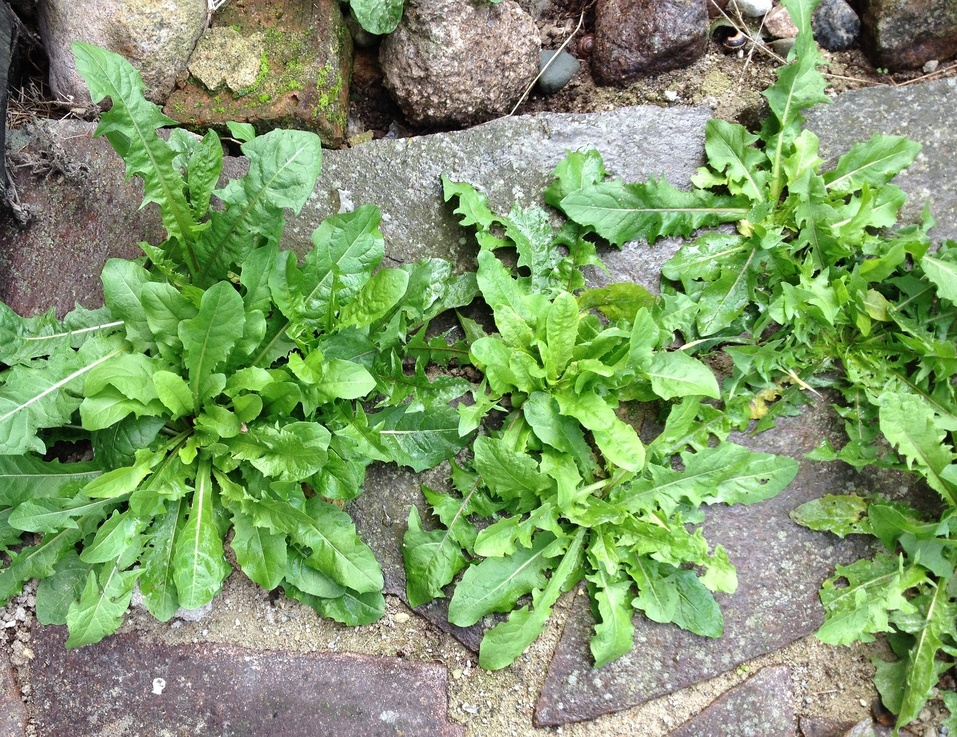
#> input picture Images/image.jpg, 957 x 737 px, shrunk from 1920 x 1478 before the run
$ python -i claheEnhancer.py   (imports and definitions only)
#> lines starting #> are read from the running program, lines starting #| are printed output that depends on the picture
#> further down, picture is the input picture: shape (737, 957, 3); mean B, G, R 107, 155.1, 128.9
import cv2
import numpy as np
import matplotlib.pyplot as plt

def equalize_light(image, limit=3, grid=(7,7), gray=False):
#> called with limit = 3, grid = (7, 7), gray = False
    if (len(image.shape) == 2):
        image = cv2.cvtColor(image, cv2.COLOR_GRAY2BGR)
        gray = True

    clahe = cv2.createCLAHE(clipLimit=limit, tileGridSize=grid)
    lab = cv2.cvtColor(image, cv2.COLOR_BGR2LAB)
#> lab: shape (737, 957, 3); mean of channels 0, 1, 2 154.6, 111, 149.9
    l, a, b = cv2.split(lab)
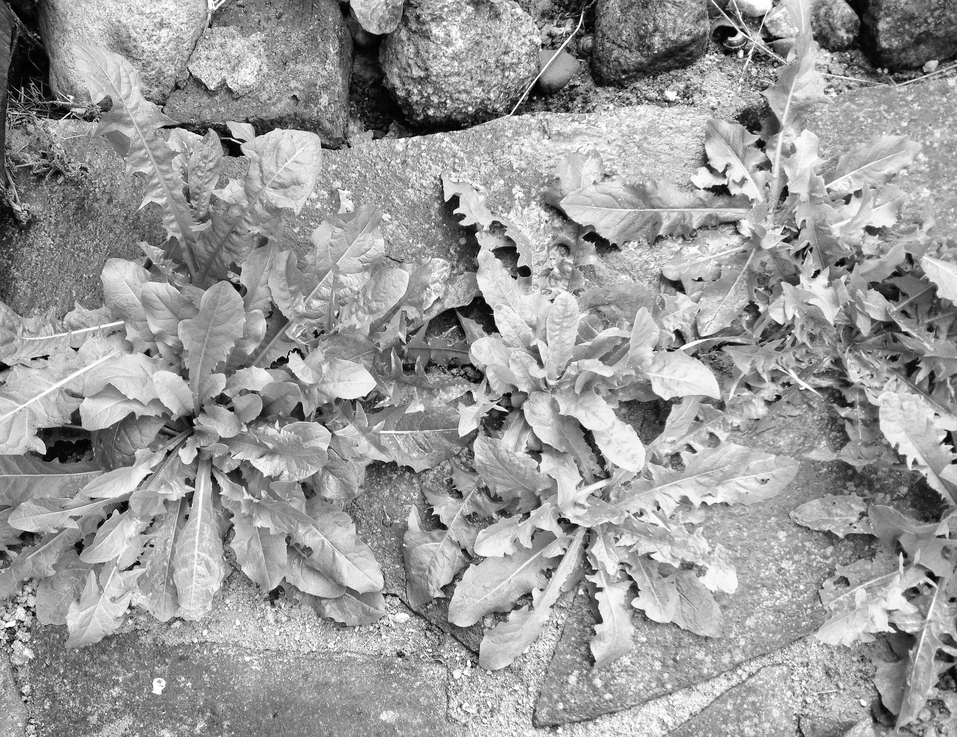
#> l: shape (737, 957); min 0, max 255, mean 154.6
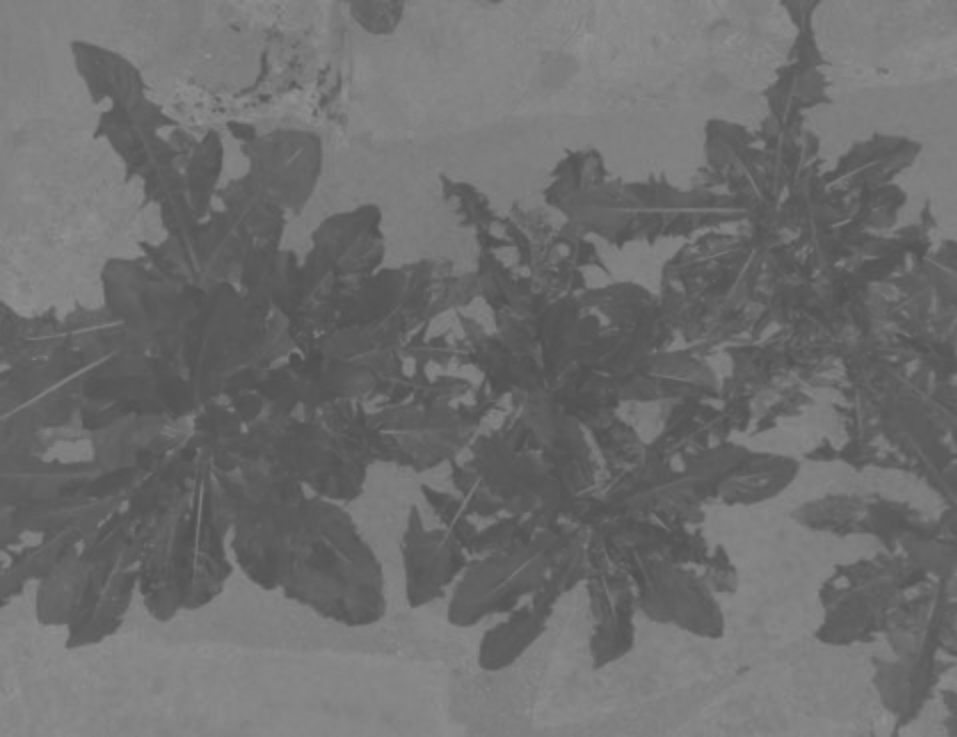
#> a: shape (737, 957); min 78, max 148, mean 111
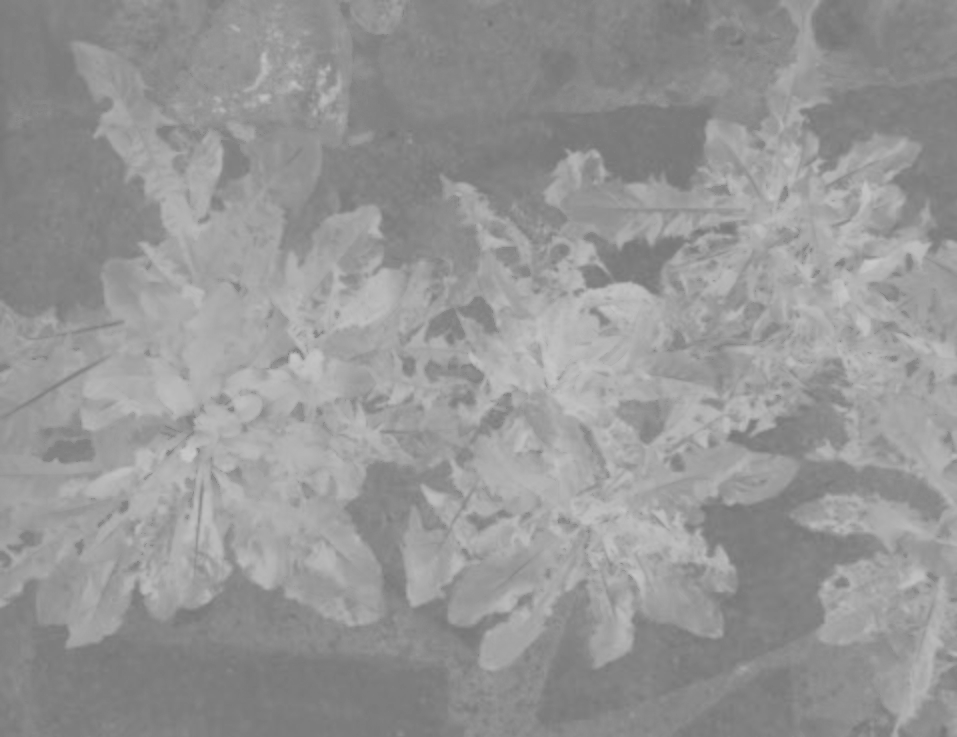
#> b: shape (737, 957); min 114, max 202, mean 149.9

    cl = clahe.apply(l)
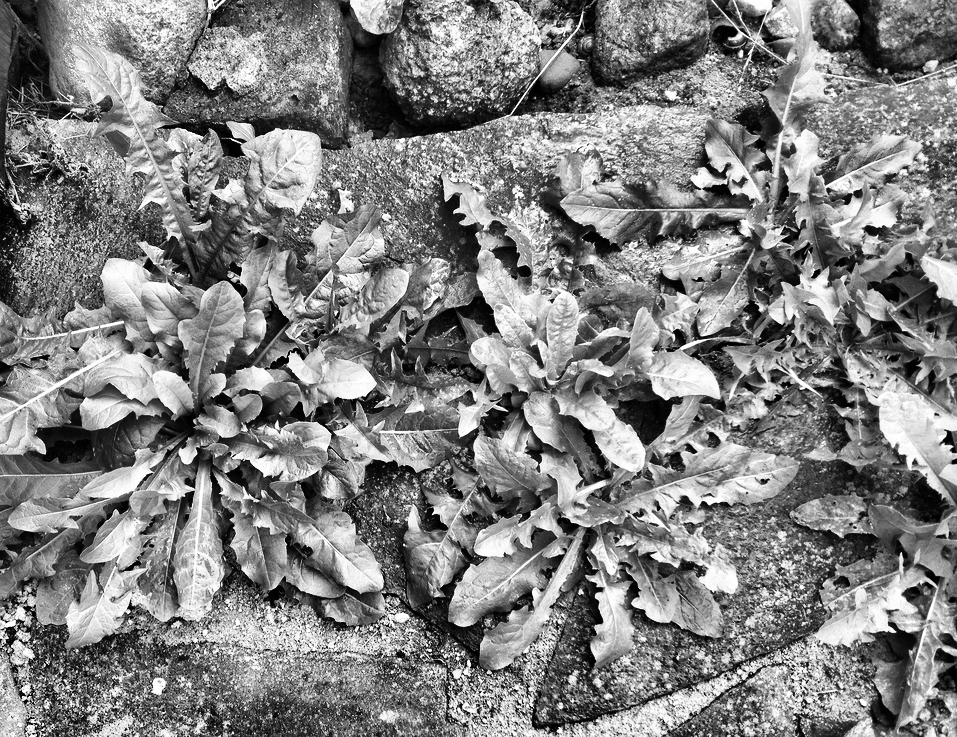
#> cl: shape (737, 957); min 0, max 255, mean 128.9
    limg = cv2.merge((cl,a,b))
#> limg: shape (737, 957, 3); mean of channels 0, 1, 2 128.9, 111, 149.9

    image = cv2.cvtColor(limg, cv2.COLOR_LAB2BGR)
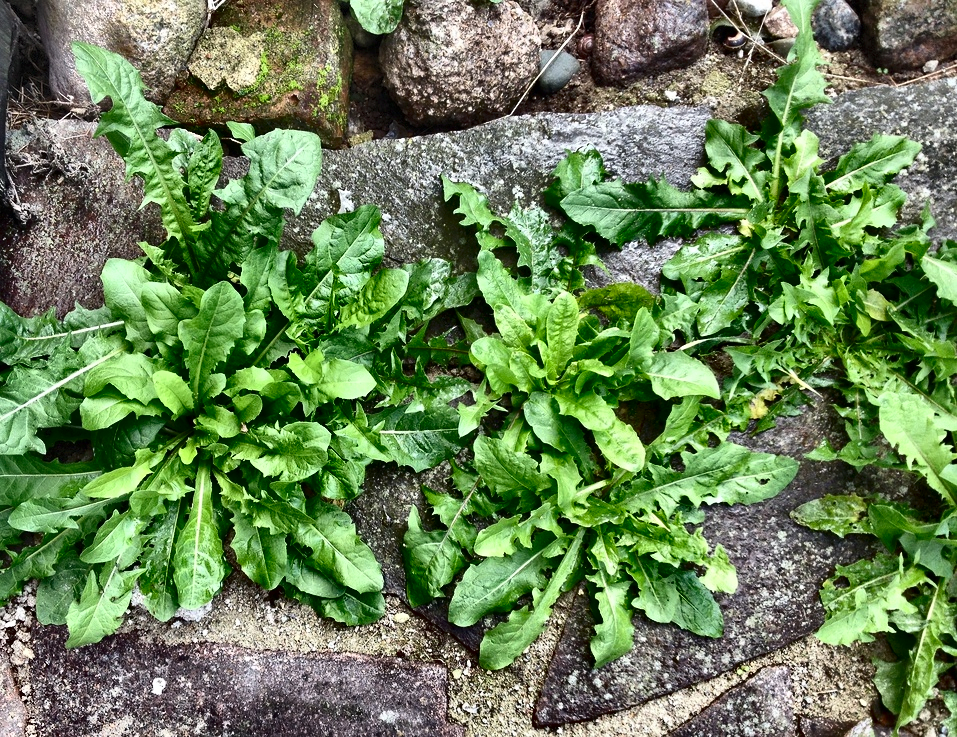
#> image: shape (737, 957, 3); mean B, G, R 85.9, 130.5, 104.5
    if gray:
        image = cv2.cvtColor(image, cv2.COLOR_BGR2GRAY)
    print("Light Equalization Completed!!!")
    return np.uint8(image)

def increase_contrast(image):

    lab = cv2.cvtColor(image, cv2.COLOR_BGR2LAB)

    l, a, b = cv2.split(lab)

    clahe = cv2.createCLAHE(clipLimit=3.0, tileGridSize=(8, 8))
    cl = clahe.apply(l)

    limg = cv2.merge((cl, a, b))

    final = cv2.cvtColor(limg, cv2.COLOR_LAB2BGR)
    print("Contrast Enhancement Completed!!!")
    return final


def adjust_contrast(imrgb):
    clahe = cv2.createCLAHE(clipLimit=1.0, tileGridSize=(2,2))

    imrgb[:,:,0] = clahe.apply(imrgb[:,:,0])
    imrgb[:,:,1] = clahe.apply(imrgb[:,:,1])
    imrgb[:,:,2] = clahe.apply(imrgb[:,:,2])
    print("Contrast Adjusted Successfully!!!")
    return imrgb

>>> import cv2
>>> picture = cv2.imread('../../Images/image.jpg')
>>> result = equalize_light(picture)
